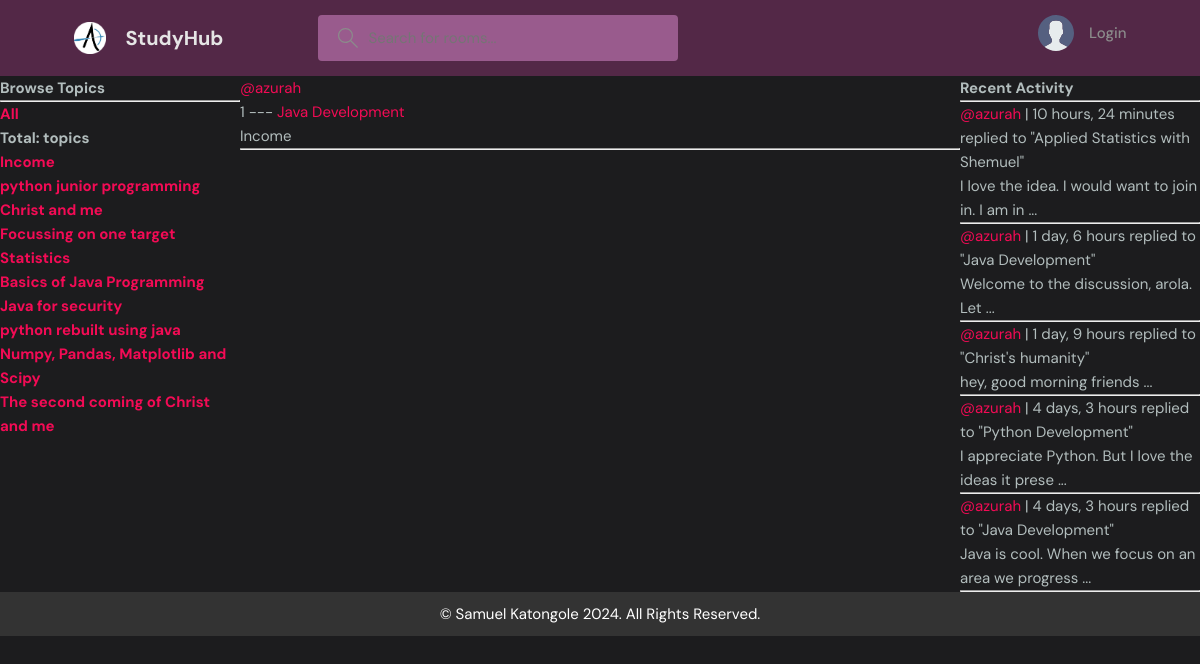
The app's page /profile/2/ with its own data.
### Rooms/models.py (models this page shows, shortened)
class Topic(models.Model):
    name=models.CharField(max_length=200)

class Room(models.Model):
    host = models.ForeignKey(User, on_delete= models.SET_NULL, null=True)
    topic = models.ForeignKey(Topic, on_delete= models.SET_NULL, null=True)
    description = models.TextField(null=True, blank=True) # description of the room
    name = models.CharField(max_length=200) # name of the room
    created = models.DateTimeField(auto_now_add=True) # created once
    updated= models.DateTimeField(auto_now=True) # changed
    participants = models.ManyToManyField(User, related_name='participants', blank=True)
    class Meta:
        ordering = ['-updated', '-created'] # ordered based on those fields
    def __str__(self):
        return str(self.name)

class Post(models.Model): # messages model
    author = models.ForeignKey(User, on_delete=models.CASCADE)
    room = models.ForeignKey(Room, on_delete=models.CASCADE)
    body = models.TextField()
    created_on= models.DateTimeField(auto_now_add=True) # date post created
    updated_on= models.DateTimeField(auto_now=True) # date last edited
    class Meta:
        ordering = ['-updated_on', '-created_on'] # ordered based on those fields
    def __str__(self):
        return str(self.body)[0:50]+' ...'

### Rooms/views.py (the view)
# urls.py: path('profile/<str:pk>/', views.userProfile, name='user-profile'),
def userProfile(request, pk):
    user = User.objects.get(id=pk)
    rooms = user.room_set.all() # get all rooms user is in
    posts = user.post_set.all() # get all posts for this user
    topics = Topic.objects.all() # get all topics
    context={'participant':user, 'allrooms':rooms,
             'alltopics':topics, 'posts':posts}
    return render(request, 'Rooms/profile.html', context)

### Rooms/templates/Rooms/profile.html (shortened to what this page needs)
{% extends 'parent_hub/base.html' %}
{% block content%}
<div class="profile-container">
    <div class="topics-sidebar">
        {% include 'Rooms/topics_feed.html' %}
    </div>
    <div class="topics-view-main">
        {% include 'Rooms/rooms_feed.html' %}
    </div>
    <div class="activity-feed-sidebar">
      {% include 'Rooms/activity_feed.html' %}
    </div>
</div>
{% endblock %}

### Rooms/templates/Rooms/topics_feed.html
<h3>Browse Topics</h3>
        <hr>
        <div>
            <h5><a href="{% url 'home' %}">All</a></h5>
            <h6>Total: {{topiccount}} topics</h6>
        </div>
        {% for topic in alltopics %}
        <div>
            <h5><a href="{% url 'home' %}?q={{topic.name}}">{{topic.name}}</a></h5>
        </div>
        {% endfor %}

### Rooms/templates/Rooms/rooms_feed.html (shortened to what this page needs)
<div>
    {% for room in allrooms %}
            <a href="{% url 'user-profile' room.host.id %}">@{{room.host.username}}</a>
            <p>{{room.id}} --- <a href="{% url 'room' room.id %}">{{room.name}}</a></p>
            <small>{{room.topic.name}}</small>
            <hr/>
        {% endfor %}
</div>

### Rooms/templates/Rooms/activity_feed.html (shortened to what this page needs)
<h3>Recent Activity</h3>
<hr>
<div>
    {% for post in posts %}
    <div>
        <small><a href="{% url 'user-profile' post.author.id%}">@{{post.author}}</a> | {{post.created_on|timesince}}</small>
        <small>replied to "{{post.room}}"</small>
        <p>{{post}}</p>
        <hr>
    </div>
    {% endfor %}
</div>

### static/styles/base.css (style rules this page uses)
:root { --color-main: #f30b55; --color-main-light: #f992e6; --color-dark: #532847; --color-dark-medium: #995b8d; --color-dark-light: #860744; --color-light: #e5e5e5; --color-gray: #8b8b8b; --color-light-gray: #b2bdbd; --color-bg: #1c1c1e; --color-success: #5dd693; --color-error: #fc4b0b; }
* { margin: 0; padding: 0; font-family: "DM Sans", -apple-system, BlinkMacSystemFont, "Segoe UI", Roboto, Oxygen, Ubuntu, Cantarell, "Open Sans", "Helvetica Neue", sans-serif; box-sizing: border-box; text-rendering: optimizeLegibility; font-size: inherit; }
html { font-size: 56.25%; }
@media only screen and (min-width: 1200px) { html { font-size: 62.5%; } }
body { line-height: 1.6; font-weight: 400; font-size: 1.5rem; color: var(--color-light-gray); background-color: var(--color-bg); min-height: 100vh; }
a { display: inline-block; color: var(--color-main); text-decoration: none; }

### Rooms/templates/Rooms/profile.html (style rules this page uses)
.profile-container { display: grid; grid-template-columns: 1fr 3fr 1fr; }

### records on screen
Topic: name "Income"
Topic: name "python junior programming"
Topic: name "Christ and me"
Topic: name "Focussing on one target"
Topic: name "Statistics"
Topic: name "Basics of Java Programming"
Topic: name "Java for security"
Topic: name "python rebuilt using java"
Topic: name "Numpy, Pandas, Matplotlib and Scipy"
Topic: name "The second coming of Christ and me"
Room: host.username "azurah", id "1", name "Java Development", topic.name "Income"
Post: author "azurah", created_on "10 hours, 24 minutes", room "Applied Statistics with Shemuel", body "I love the idea. I would want to join in. I am in ..."
Post: author "azurah", created_on "1 day, 6 hours", room "Java Development", body "Welcome to the discussion, arola. Let ..."
Post: author "azurah", created_on "1 day, 9 hours", room "Christ's humanity", body "hey, good morning friends ..."
Post: author "azurah", created_on "4 days, 3 hours", room "Python Development", body "I appreciate Python. But I love the ideas it prese ..."
Post: author "azurah", created_on "4 days, 3 hours", room "Java Development", body "Java is cool. When we focus on an area we progress ..."
